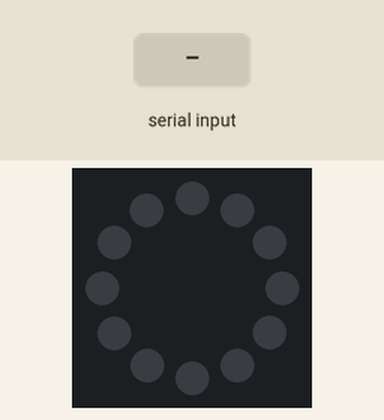
Recording of a sketch running on a simulated ESP32-C6. On the bench: 12 RGB LEDs in a ring, first at the top, clockwise. The test bench sets the inputs (shaded band). Dim RGB values are drawn brighter than linear.

Above: at 1.2 s.
1.3 s: "1" received over Serial
At 1.4 s:
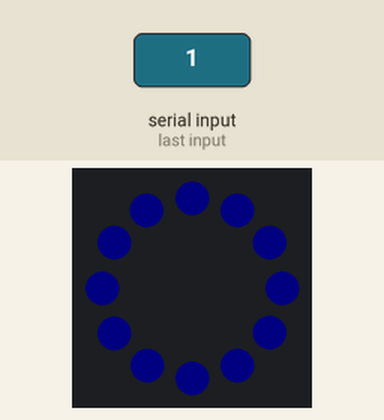
3.2 s: "2" received over Serial
At 3.28 s:
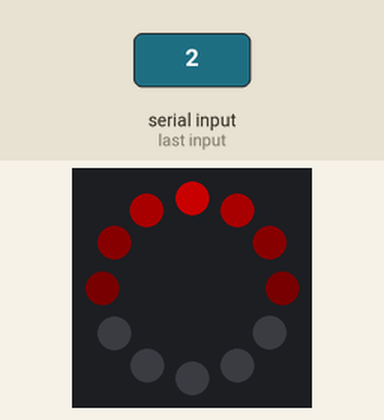
5.0 s: "0" received over Serial
At 5.3 s:
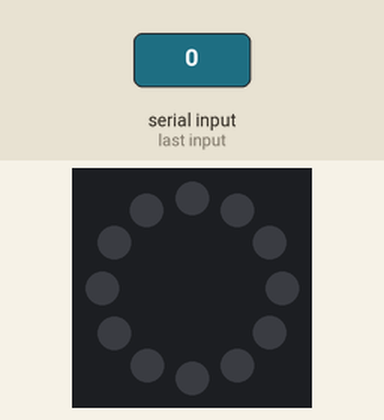
Timing chart, 0 to 8.0 s (numbered marks = the images above; inputs shaded):
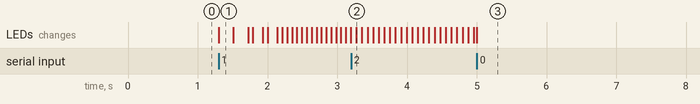

Measured:
- after the input at 1.3 s, the LEDs: change at once (image 1)
- after the input at 3.2 s, the LEDs: change after 0.07 s (image 2)
- after the input at 5.0 s, the LEDs: change at once (image 3)

The sketch:

LED-Ring_pulse_rotate_and_pulse.ino
```cpp
/*****************************************************
 * LED-Ring_pulse_rotate_and_pulse.ino
 * Lichtanimation auf 12 Pixel WS2812B Ring
 * Installiere Library "Adafruit Neopixel" by Adafruit
 * Anschluss:
 * Idealerweise externe Stromversorgung für LEDs verwenden
 * WS2812B-Ring: Data In  <->  ESP32-C6: GPIO2
 * WS2812B-Ring: +5V/Vcc  <->  externe Stromversorgung: Plusleistung
 * WS2812B-Ring: GND      <->  externe Stromversorgung: Minusleistung, ESP32-C6: GND

 * wechsle zwischen Anims, indem du 0, 1 oder 2 an die serielle Schnittstelle des MC schreibst.
 *****************************************************/


#include <Adafruit_NeoPixel.h>
#include <math.h> // für pow()

#define LEDRING_PIN 2
#define NUM_LEDRING_PIXELS 12

Adafruit_NeoPixel ledring = Adafruit_NeoPixel(NUM_LEDRING_PIXELS, LEDRING_PIN, NEO_GRB + NEO_KHZ800);

// Variablen für non-blocking Timing
unsigned long ledring_previous_update_timestamp = 0;

// Variablen für Lauflicht
int ledring_center = 0;
const long ledring_lauflicht_interval = 80; // Lauflicht Schrittzeit

// Variablen für Puls-Animation
int ledring_pulse_helligkeit = 0; // 0-255 linear
int ledring_pulse_richtung = 1; // 1 = heller werden, -1 = dunkler werden
const long ledring_pulse_interval = 70;     // Pulsier Schrittzeit

// Aktuelle Modus-Variable
int ledring_modus = 0; // 0 = aus, 1 = Pulsieren, 2 = rotes Lauflicht

void setup() {
  ledring.begin();
  ledring.setBrightness(100); // Grundhelligkeit (0 - 255)

  Serial.begin(115200); // Seriell starten für Steuerung
}

void loop() {
  // Seriellen Eingang prüfen
  if (Serial.available() > 0) {
    char eingabe = Serial.read();
    if (eingabe == '0') {
      ledring_modus = 0;
    } else if (eingabe == '1') {
      ledring_modus = 1;
    } else if (eingabe == '2') {
      ledring_modus = 2;
    }
  }

  // Entsprechend Modus Animation aufrufen
  if (ledring_modus == 0) {
    ledring_aus();  // LED-Ring ausschalten
  } else if (ledring_modus == 1) {
    ledring_pulsiere_blau();
  } else if (ledring_modus == 2) {
    ledring_rotiere_rotes_lauflicht();
  }
}

// Funktion für den ausgeschalteten LED-Ring (komplett schwarz)
void ledring_aus() {
  for (int i = 0; i < NUM_LEDRING_PIXELS; i++) {
    ledring.setPixelColor(i, ledring.Color(0, 0, 0)); // Setzt alle LEDs auf Schwarz
  }
  ledring.show(); // Anwenden
}

void ledring_rotiere_rotes_lauflicht() {
  unsigned long currentMillis = millis();

  if (currentMillis - ledring_previous_update_timestamp >= ledring_lauflicht_interval) {
    ledring_previous_update_timestamp = currentMillis;

    ledring.clear();

    // Sanfter Verlauf über 7 LEDs: -3, -2, -1, 0, +1, +2, +3
    for (int offset = -3; offset <= 3; offset++) {
      int pixel = (ledring_center + offset + NUM_LEDRING_PIXELS) % NUM_LEDRING_PIXELS; // wrap-around Ring

      uint8_t brightnessFactor;
      switch (offset) {
        case 0:  brightnessFactor = 255; break; // Zentrum voll hell
        case -1: case 1: brightnessFactor = 110; break; // erste Nachbarn mittelhell
        case -2: case 2: brightnessFactor = 25; break; // äußere Nachbarn schwach
        case -3: case 3: brightnessFactor = 7; break; // äußerste schwach
      }

      ledring.setPixelColor(pixel, ledring.Color(brightnessFactor, 0, 0)); // Rot
    }

    ledring.show();

    ledring_center = (ledring_center + 1) % NUM_LEDRING_PIXELS; // einen Schritt weiter
  }
}

void ledring_pulsiere_blau() {
  unsigned long currentMillis = millis();

  if (currentMillis - ledring_previous_update_timestamp >= ledring_pulse_interval) {
    ledring_previous_update_timestamp = currentMillis;

    // Lineare Helligkeit anpassen
    ledring_pulse_helligkeit += ledring_pulse_richtung * 5;

    // Grenzen prüfen und Richtung umkehren
    if (ledring_pulse_helligkeit >= 255) {
      ledring_pulse_helligkeit = 255;
      ledring_pulse_richtung = -1;
    } else if (ledring_pulse_helligkeit <= 0) {
      ledring_pulse_helligkeit = 0;
      ledring_pulse_richtung = 1;
    }

    // Gammakorrektur anwenden (Gamma ≈ 2.2)
    float normalized = ledring_pulse_helligkeit / 255.0;
    float gammaCorrected = pow(normalized, 2.2); // Wertebereich 0.0 - 1.0

    // Minimalwerte für dunkles Blau definieren
    const float MIN_B = 0.06;  // 6% Blau
    const float MIN_G = 0.0;   // 0% Grün

    // Farbwerte skalieren
    float g_float = MIN_G + (0.7 - MIN_G) * gammaCorrected;
    float b_float = MIN_B + (1.0 - MIN_B) * gammaCorrected;

    uint8_t r = 0;
    uint8_t g = (uint8_t)(g_float * 255.0);
    uint8_t b = (uint8_t)(b_float * 255.0);

    // LEDs setzen
    for (int i = 0; i < NUM_LEDRING_PIXELS; i++) {
      ledring.setPixelColor(i, ledring.Color(r, g, b));
    }

    ledring.show();
  }
}
```
